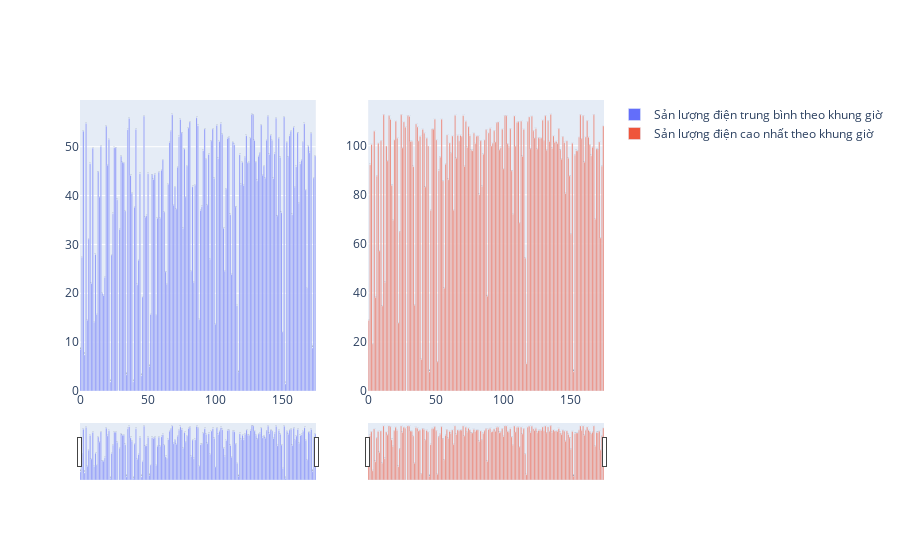

Write notebook code for a chart like this one.
### Code cell
df3_1=df3.groupby(['day','month'])['Total input power(kW)'].mean()
df3_1=df3_1.reset_index()
df3_2=df3.groupby(['day','month'])['Total input power(kW)'].max()
df3_2=df3_2.reset_index()
print(df3_1)
print(df3_2)
fig = go.Figure()
from plotly.subplots import make_subplots
fig = make_subplots(rows=1, cols=2)
fig.add_trace(go.Bar(
    x=df3_1.index,
    y=df3_1['Total input power(kW)'],
    text=round(df3_1['Total input power(kW)']),  # Set the text to the values of y
    textposition='auto',
    name="Sản lượng điện trung bình theo khung giờ",
), row=1, col=1)
fig . update_traces (
    showlegend = True 
    )
fig.update_xaxes(
    rangeslider_visible=True,
)
fig.add_trace(go.Bar(
    x=df3_2.index,
    y=df3_2['Total input power(kW)'],
    name="Sản lượng điện cao nhất theo khung giờ",
    text=round(df3_2['Total input power(kW)']),  # Set the text to the values of y
    textposition='auto',
) ,row=1, col=2)
fig . update_traces (
    showlegend = True 
    )
fig.update_xaxes(
    rangeslider_visible=True,
)
fig.show()

### Figure 1 — Plotly figure (JSON) as saved in the notebook; plotly's stock layout.template omitted (floating-point values rounded to 4 significant figures; data arrays with more than 128 entries replaced by an {"elided": "..."} marker saying what was removed)
{"data": [{"name": "Sản lượng điện trung bình theo khung giờ", "showlegend": true, "text": {"elided": "175 int values"}, "textposition": "auto", "type": "bar", "x": {"elided": "175 int values"}, "xaxis": "x", "y": {"elided": "175 float values"}, "yaxis": "y"}, {"name": "Sản lượng điện cao nhất theo khung giờ", "showlegend": true, "text": {"elided": "175 int values"}, "textposition": "auto", "type": "bar", "x": {"elided": "175 int values"}, "xaxis": "x2", "y": {"elided": "175 float values"}, "yaxis": "y2"}], "layout": {"xaxis": {"anchor": "y", "domain": [0, 0.45], "rangeslider": {"visible": true}}, "xaxis2": {"anchor": "y2", "domain": [0.55, 1], "rangeslider": {"visible": true}}, "yaxis": {"anchor": "x", "domain": [0, 1]}, "yaxis2": {"anchor": "x2", "domain": [0, 1]}}}
